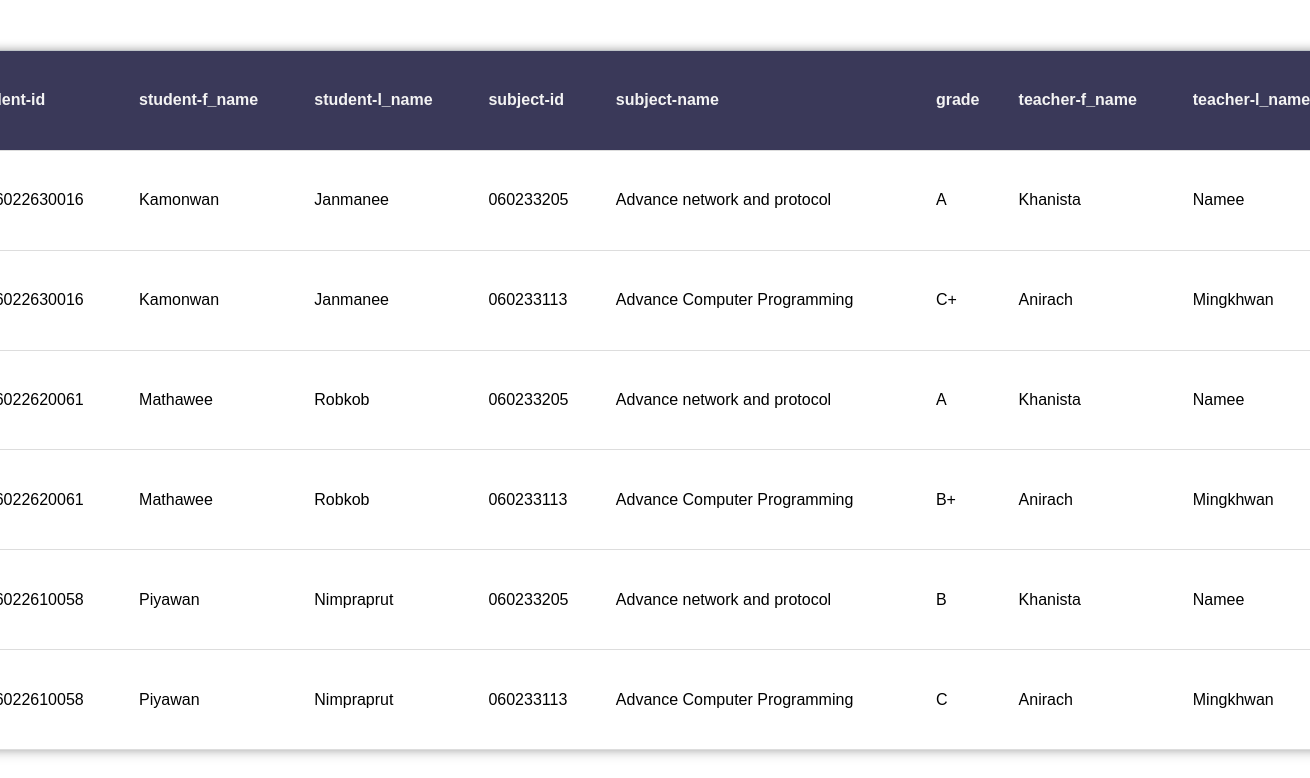
The app's page /, older data.
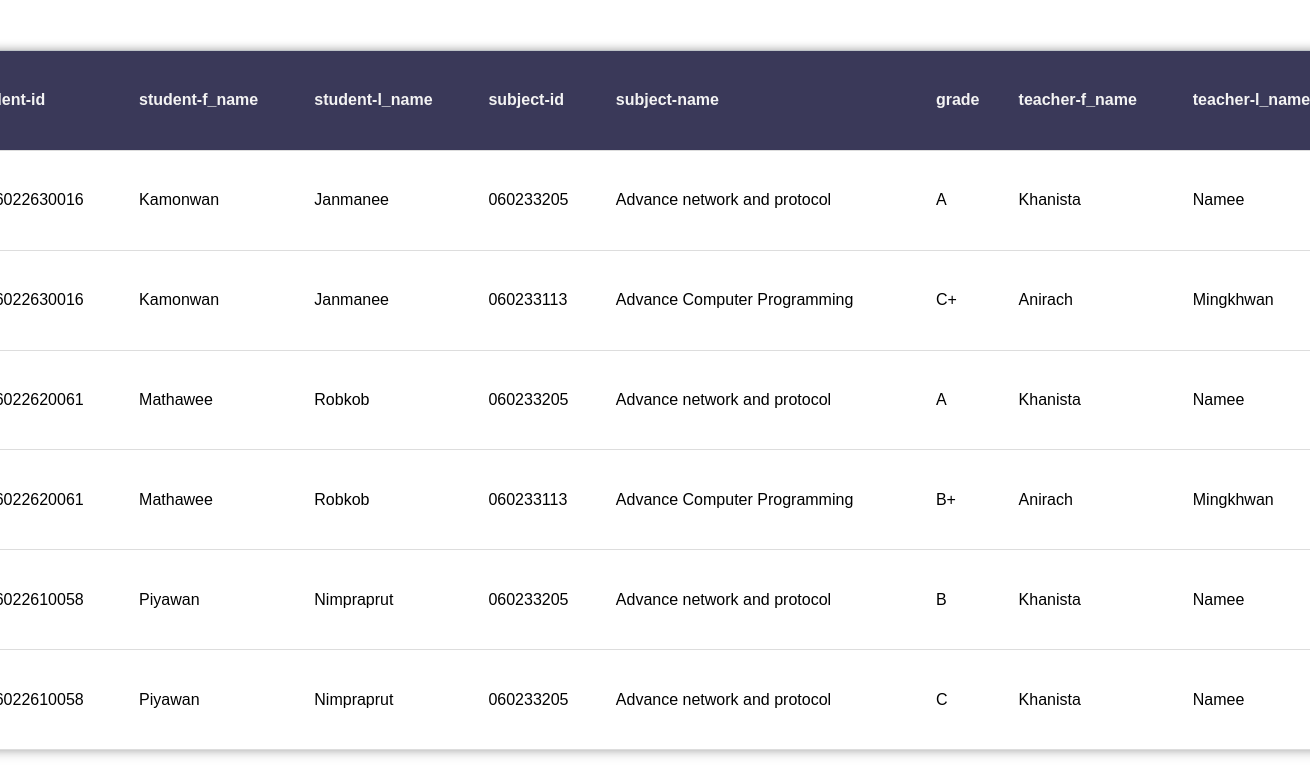
The same page, newer data.
### tables this page shows
CREATE TABLE "Registration" (
	id INTEGER NOT NULL, 
	student_id VARCHAR(13), 
	subject_id VARCHAR(15) NOT NULL, 
	year VARCHAR(4) NOT NULL, 
	semester VARCHAR(1) NOT NULL, 
	grade VARCHAR(2), 
	PRIMARY KEY (id)
);

CREATE TABLE "Subjects" (
	subject_id VARCHAR(15) NOT NULL, 
	subject_name VARCHAR(50) NOT NULL, 
	credit INTEGER NOT NULL, 
	teacher_id VARCHAR(3) NOT NULL, 
	PRIMARY KEY (subject_id)
);

CREATE TABLE "Teachers" (
	teacher_id VARCHAR(3), 
	f_name VARCHAR(50), 
	l_name VARCHAR(30), 
	e_mail VARCHAR(50), 
	PRIMARY KEY (teacher_id)
);

CREATE TABLE "Students" (
	student_id VARCHAR(13), 
	f_name VARCHAR(30) NOT NULL, 
	l_name VARCHAR(30) NOT NULL, 
	e_mail VARCHAR(50) NOT NULL, 
	PRIMARY KEY (student_id)
);

### Hw.py/FLAS.py (the view)
@app.route("/")
def index():
    c = sqlite3.connect('work.sqlite3')
    cur = c.cursor()
    cur.execute("SELECT Students.student_id , Students.f_name ,Students.l_name\
        , Subjects.subject_id , Subjects.subject_name\
        ,Registration.grade , Teachers.f_name , Teachers.l_name from Students\
        JOIN Registration\
        on Students.student_id = Registration.student_id\
        JOIN Subjects\
        on Registration.subject_id = Subjects.subject_id\
        JOIN Teachers\
        on Subjects.teacher_id = Teachers.teacher_id\
        ;")
    test = cur.fetchall()
    return render_template("index.html", test=test)

### Hw.py/templates/index.html (shortened to what this page needs)
<!DOCTYPE html>
<html lang="en">
<head>
</head>
<body>
    <table>
        <tr id="header">
            <th>student-id</th>
            <th>student-f_name</th>
            <th>student-l_name</th>
            <th>subject-id</th>
            <th>subject-name</th>
            <th>grade</th>
            <th>teacher-f_name</th>
            <th>teacher-l_name</th>
        </tr>
        {% for row in test %}
        <tr>
            <td>{{ row[0] }}</td>
            <td>{{ row[1] }}</td>
            <td>{{ row[2] }}</td>
            <td>{{ row[3] }}</td>
            <td>{{ row[4] }}</td>
            <td>{{ row[5] }}</td>
            <td>{{ row[6] }}</td>
            <td>{{ row[7] }}</td>
        </tr>
      {% endfor %}
      </table>
</body>
</html>

Row changes from the older to the newer data that the page shows:
changed Registration (number 6 of 6 on the later page): subject_id "060233113" → "060233205"; subject_name "Advance Computer Programming" → "Advance network and protocol"; f_name "Anirach" → "Khanista"; l_name "Mingkhwan" → "Namee"
